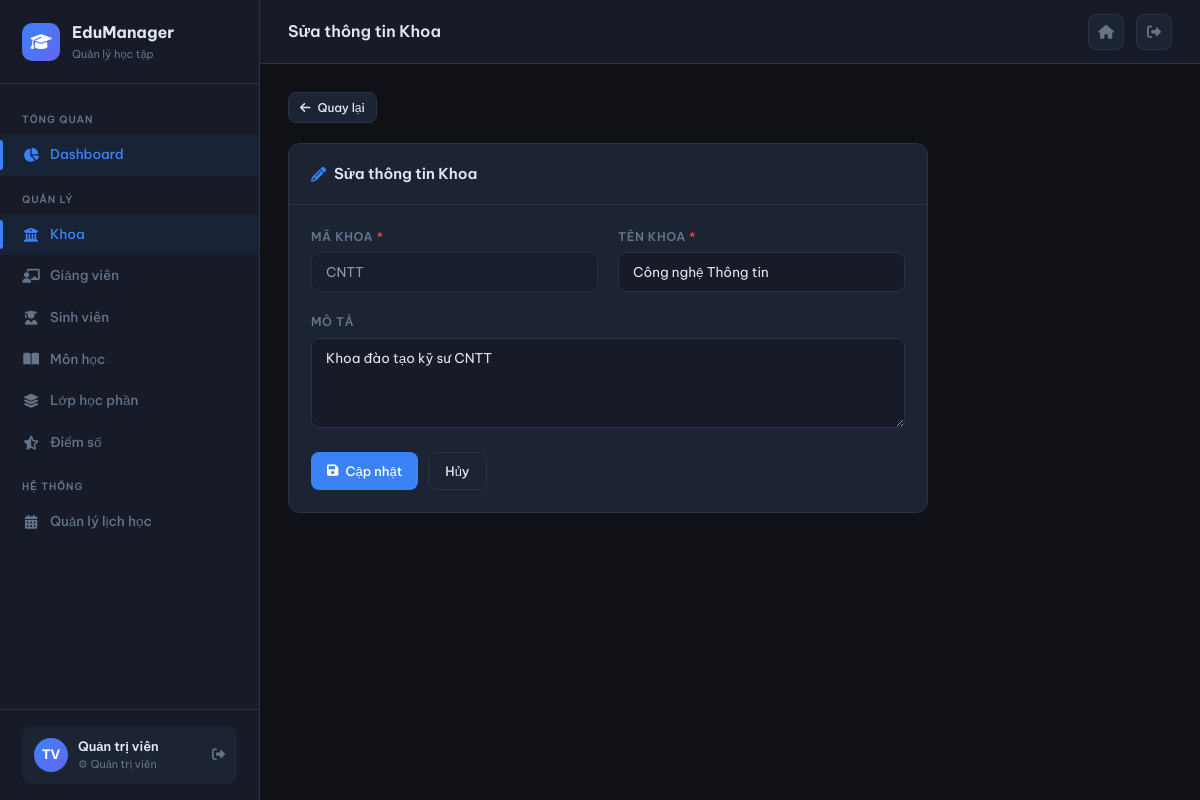
/khoa/edit/CNTT (signed in), run on the app's committed database.
### tables this page shows
CREATE TABLE khoa (
    ma_khoa     VARCHAR(10)  PRIMARY KEY,
    ten_khoa    VARCHAR(100) NOT NULL,
    mo_ta       TEXT,
    truong_khoa VARCHAR(10),
    created_at  TIMESTAMP    DEFAULT CURRENT_TIMESTAMP,
    updated_at  TIMESTAMP    DEFAULT CURRENT_TIMESTAMP ON UPDATE CURRENT_TIMESTAMP
);

### core/Controller.php (called while the page is built, shortened)
<?php
abstract class Controller {
    protected function render(string $view, array $data = []): void {
        extract($data);
        $viewFile = BASE_PATH . "/views/{$view}.php";
        require $viewFile;
    }
    protected function view(string $view, array $data = [], string $layout = 'layout/main'): void {
        $data['content_view'] = $view;
        $this->render($layout, $data);
    }
}

### controllers/KhoaController.php (called while the page is built, shortened)
<?php
class KhoaController extends Controller {
    private KhoaModel $model;
    public function __construct() {
        $this->model = new KhoaModel();
    }
    public function edit(string $id): void {
        $khoa = $this->model->getById($id);
        $this->view('khoa/form', [
            'title'     => 'Sửa Khoa',
            'pageTitle' => 'Sửa thông tin Khoa',
            'khoa'      => $khoa,
            'action'    => BASE_URL . '/khoa/update/' . $id,
        ]);
    }
}

### index.php (called while the page is built, shortened)
<?php
require_once __DIR__ . '/core/Database.php';
require_once __DIR__ . '/core/Model.php';
require_once __DIR__ . '/core/Controller.php';
require_once __DIR__ . '/core/Router.php';
$router = new Router();
$router->get('/auth/login',  'AuthController', 'loginForm');
$router->post('/auth/login', 'AuthController', 'login');
$router->get('/auth/logout', 'AuthController', 'logout');
$router->get('/',          'DashboardController', 'index');
$router->get('/dashboard', 'DashboardController', 'index');
$router->get('/khoa',             'KhoaController', 'index');
$router->get('/khoa/create',      'KhoaController', 'create');
$router->post('/khoa/store',      'KhoaController', 'store');
$router->get('/khoa/edit/:id',    'KhoaController', 'edit');
$router->post('/khoa/update/:id', 'KhoaController', 'update');
$router->get('/khoa/delete/:id',  'KhoaController', 'delete');
$router->get('/sinh-vien',                'SinhVienController', 'index');
$router->get('/sinh-vien/create',         'SinhVienController', 'create');
$router->post('/sinh-vien/store',         'SinhVienController', 'store');
$router->get('/sinh-vien/edit/:id',       'SinhVienController', 'edit');
$router->post('/sinh-vien/update/:id',    'SinhVienController', 'update');
$router->get('/sinh-vien/delete/:id',     'SinhVienController', 'delete');
$router->get('/sinh-vien/show/:id',       'SinhVienController', 'show');
$router->get('/giang-vien',               'GiangVienController', 'index');
$router->get('/giang-vien/create',        'GiangVienController', 'create');
$router->post('/giang-vien/store',        'GiangVienController', 'store');
$router->get('/giang-vien/edit/:id',      'GiangVienController', 'edit');
$router->post('/giang-vien/update/:id',   'GiangVienController', 'update');
$router->get('/giang-vien/delete/:id',    'GiangVienController', 'delete');
$router->get('/mon-hoc',                  'MonHocController', 'index');
$router->get('/mon-hoc/create',           'MonHocController', 'create');
$router->post('/mon-hoc/store',           'MonHocController', 'store');
$router->get('/mon-hoc/edit/:id',         'MonHocController', 'edit');
$router->post('/mon-hoc/update/:id',      'MonHocController', 'update');
$router->get('/mon-hoc/delete/:id',       'MonHocController', 'delete');
$router->get('/lop-hoc-phan',             'LopHocPhanController', 'index');
$router->get('/lop-hoc-phan/create',      'LopHocPhanController', 'create');
$router->post('/lop-hoc-phan/store',      'LopHocPhanController', 'store');
$router->get('/lop-hoc-phan/edit/:id',    'LopHocPhanController', 'edit');
$router->post('/lop-hoc-phan/update/:id', 'LopHocPhanController', 'update');
$router->get('/lop-hoc-phan/delete/:id',  'LopHocPhanController', 'delete');
$router->get('/lop-hoc-phan/sinh-vien/:maLop',       'LopHocPhanController', 'students');
$router->post('/lop-hoc-phan/sinh-vien/add/:maLop',  'LopHocPhanController', 'addStudent');
$router->get('/lop-hoc-phan/sinh-vien/remove/:id',   'LopHocPhanController', 'removeStudent');
$router->get('/diem-so',                  'DiemSoController', 'index');
$router->get('/diem-so/lop/:maLop',       'DiemSoController', 'byLop');
$router->post('/diem-so/nhap/:maLop',     'DiemSoController', 'nhap');
$router->get('/dang-ky',                  'DangKyController', 'index');
$router->get('/dang-ky/moi',              'DangKyController', 'create');
$router->post('/dang-ky/store',           'DangKyController', 'store');
$router->get('/dang-ky/huy/:id',          'DangKyController', 'delete');
$router->get('/thoi-khoa-bieu', 'ThoiKhoaBieuController', 'index');
$router->dispatch();

### core/Database.php (called while the page is built, shortened)
<?php
class Database {
    private static ?Database $instance = null;
    private PDO $pdo;
    private function __construct() {
        $dsn = sprintf(
            'mysql:host=%s;dbname=%s;charset=%s',
            DB_HOST, DB_NAME, DB_CHARSET
        );
        $options = [
            PDO::ATTR_ERRMODE            => PDO::ERRMODE_EXCEPTION,
            PDO::ATTR_DEFAULT_FETCH_MODE => PDO::FETCH_ASSOC,
            PDO::ATTR_EMULATE_PREPARES   => false,
            PDO::MYSQL_ATTR_INIT_COMMAND => "SET NAMES utf8mb4",
        ];
        try {
            $this->pdo = new PDO($dsn, DB_USER, DB_PASSWORD, $options);
        } catch (PDOException $e) {
            die(json_encode(['error' => 'Kết nối database thất bại: ' . $e->getMessage()]));
        }
    }
    public static function getInstance(): Database {
        if (self::$instance === null) {
            self::$instance = new self();
        }
        return self::$instance;
    }
    public function fetchOne(string $sql, array $params = []): ?array {
        $stmt = $this->pdo->prepare($sql);
        $stmt->execute($params);
        $row = $stmt->fetch();
        return $row ?: null;
    }
}

### core/Model.php (called while the page is built, shortened)
<?php
abstract class Model {
    protected Database $db;
    protected string $table = '';
    protected string $primaryKey = 'id';
    public function __construct() {
        $this->db = Database::getInstance();
    }
    public function getById(mixed $id): ?array {
        $sql = "SELECT * FROM `{$this->table}` WHERE `{$this->primaryKey}` = ?";
        return $this->db->fetchOne($sql, [$id]);
    }
}

### views/khoa/form.php (the view, shortened to what this page needs)
<div style="max-width:640px">
  <div style="margin-bottom:20px">
    <a href="<?= BASE_URL ?>/khoa" class="btn btn-secondary btn-sm">
      <i class="fas fa-arrow-left"></i> Quay lại
    </a>
  </div>
  <div class="card">
    <div class="card-header">
      <span class="card-title">
        <i class="fas fa-<?= $khoa ? 'pencil' : 'plus' ?>" style="color:var(--clr-accent)"></i>
        <?= $khoa ? 'Sửa thông tin Khoa' : 'Thêm Khoa mới' ?>
      </span>
    </div>
    <div class="card-body">
      <form method="POST" action="<?= $action ?>">
        <div class="form-grid">
          <div class="form-group">
            <label for="ma_khoa">Mã Khoa <span style="color:var(--clr-red)">*</span></label>
            <input type="text" id="ma_khoa" name="ma_khoa"
                   value="<?= htmlspecialchars($khoa['ma_khoa'] ?? '') ?>"
                   placeholder="VD: CNTT"
                   class="<?= !empty($errors['ma_khoa']) ? 'field-error' : '' ?>"
                   <?= $khoa ? 'readonly style="opacity:.6;cursor:not-allowed"' : '' ?>>
          </div>
          <div class="form-group">
            <label for="ten_khoa">Tên Khoa <span style="color:var(--clr-red)">*</span></label>
            <input type="text" id="ten_khoa" name="ten_khoa"
                   value="<?= htmlspecialchars($khoa['ten_khoa'] ?? '') ?>"
                   placeholder="VD: Công nghệ Thông tin"
                   class="<?= !empty($errors['ten_khoa']) ? 'field-error' : '' ?>">
          </div>
          <div class="form-group full">
            <label for="mo_ta">Mô tả</label>
            <textarea id="mo_ta" name="mo_ta" placeholder="Mô tả về khoa..."><?= htmlspecialchars($khoa['mo_ta'] ?? '') ?></textarea>
          </div>
        </div>
        <div style="display:flex;gap:10px;margin-top:24px">
          <button type="submit" class="btn btn-primary">
            <i class="fas fa-<?= $khoa ? 'floppy-disk' : 'plus' ?>"></i>
            <?= $khoa ? 'Cập nhật' : 'Thêm mới' ?>
          </button>
          <a href="<?= BASE_URL ?>/khoa" class="btn btn-secondary">Hủy</a>
        </div>
      </form>
    </div>
  </div>
</div>

### core/Router.php (shortened to what this page needs)
<?php
class Router {
    private array $routes = [];
    public function get(string $path, string $controller, string $method): void {
        $this->routes['GET'][$path] = [$controller, $method];
    }
    public function post(string $path, string $controller, string $method): void {
        $this->routes['POST'][$path] = [$controller, $method];
    }
    public function dispatch(): void {
        $method = $_SERVER['REQUEST_METHOD'];
        $uri    = parse_url($_SERVER['REQUEST_URI'], PHP_URL_PATH);
        $basePath = parse_url(BASE_URL, PHP_URL_PATH);
        if ($basePath && str_starts_with($uri, $basePath)) {
            $uri = substr($uri, strlen($basePath));
        }
        $uri = '/' . ltrim($uri, '/');
        foreach ($this->routes[$method] ?? [] as $route => $handler) {
            $pattern = preg_replace('/\/:([^\/]+)/', '/([^/]+)', $route);
            $pattern = '#^' . $pattern . '$#';
            if (preg_match($pattern, $uri, $matches)) {
                array_shift($matches);
                [$controllerName, $action] = $handler;
                $ctrl = new $controllerName();
                $ctrl->$action(...$matches);
                return;
            }
        }
    }
}

### views/layout/main.php (style rules this page uses)
:root { --sidebar-w: 260px; --header-h: 64px; --clr-bg: #0f1117; --clr-surface:#161b27; --clr-card: #1c2333; --clr-border:#2a3347; --clr-accent:#3b82f6; --clr-accent2:#6366f1; --clr-green: #22c55e; --clr-amber: #f59e0b; --clr-red: #ef4444; --clr-text: #e2e8f0; --clr-muted: #64748b; --clr-hover: #1e2740; --font: 'Be Vietnam Pro', sans-serif; --mono: 'JetBrains Mono', monospace; --radius: 10px; --shadow: 0 4px 24px rgba(0,0,0,.4); }
*, *::before, *::after { box-sizing: border-box; margin: 0; padding: 0; }
html { scroll-behavior: smooth; }
body { font-family: var(--font); background: var(--clr-bg); color: var(--clr-text); font-size: 14px; line-height: 1.6; display: flex; min-height: 100vh; }
.card { background: var(--clr-card); border: 1px solid var(--clr-border); border-radius: 12px; overflow: hidden; }
.card-header { padding: 18px 22px; border-bottom: 1px solid var(--clr-border); display: flex; align-items: center; justify-content: space-between; }
.card-title { font-size: 15px; font-weight: 600; color: var(--clr-text); display: flex; align-items: center; gap: 8px; }
.card-body { padding: 22px; }
.btn { display: inline-flex; align-items: center; gap: 7px; padding: 8px 16px; border-radius: 8px; border: none; font-size: 13px; font-weight: 500; cursor: pointer; text-decoration: none; transition: all .2s; font-family: var(--font); }
.btn-primary { background: var(--clr-accent); color: #fff; }
.btn-secondary { background: var(--clr-card); color: var(--clr-text); border: 1px solid var(--clr-border); }
.btn-sm { padding: 5px 11px; font-size: 12px; }
.form-grid { display: grid; grid-template-columns: repeat(auto-fit, minmax(280px, 1fr)); gap: 20px; }
.form-group { display: flex; flex-direction: column; gap: 6px; }
.form-group.full { grid-column: 1 / -1; }
label { font-size: 12px; font-weight: 600; color: var(--clr-muted); text-transform: uppercase; letter-spacing: .05em; }
input, select, textarea { background: var(--clr-surface); border: 1px solid var(--clr-border); border-radius: 8px; padding: 10px 14px; color: var(--clr-text); font-size: 13.5px; font-family: var(--font); transition: border-color .2s, box-shadow .2s; width: 100%; }
input::placeholder { color: var(--clr-muted); }
textarea { resize: vertical; min-height: 90px; }

### data on the page
khoa: ma_khoa "CNTT", ten_khoa "Công nghệ Thông tin", mo_ta "Khoa đào tạo kỹ sư CNTT"
